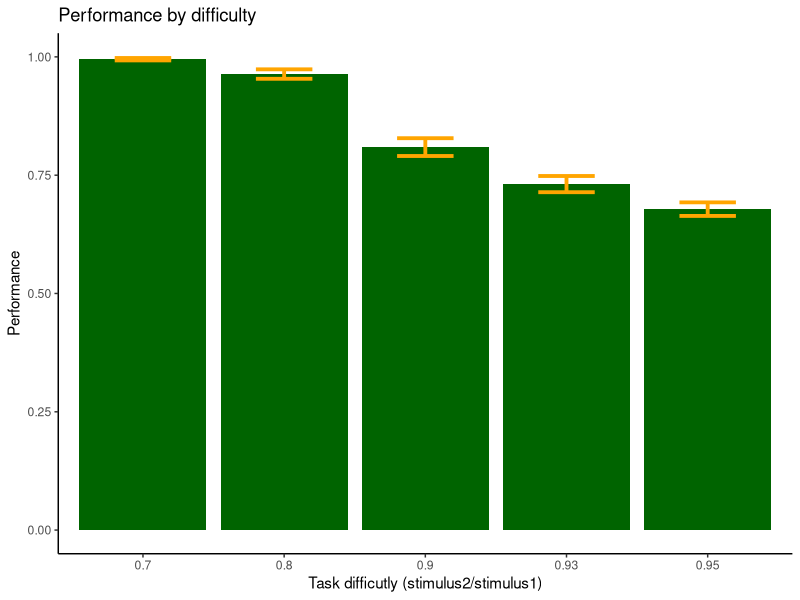
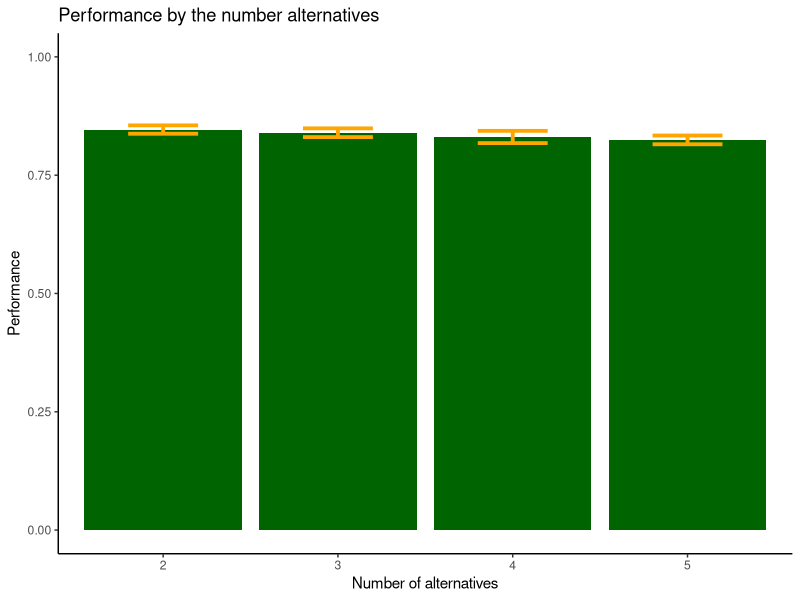
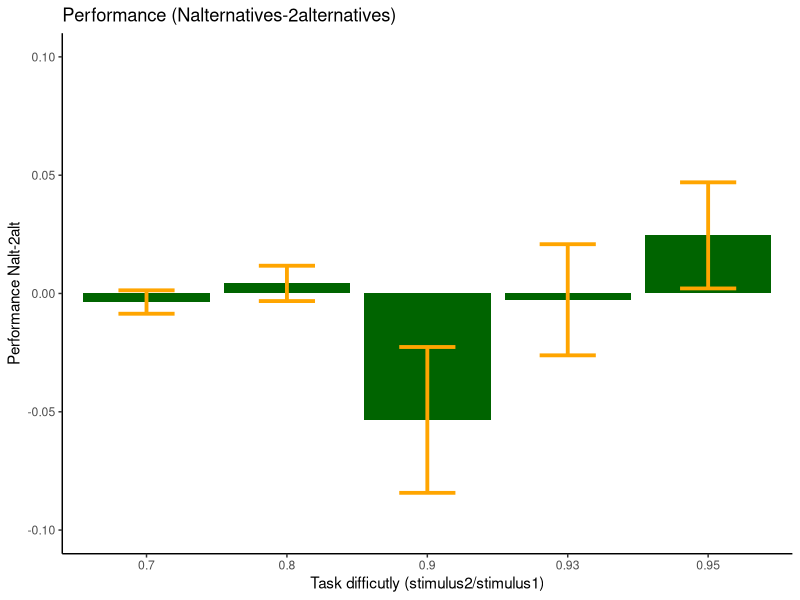

Here is the R script that generated these plots, in order:
library(tidyverse)

# -------------------------------------------------------------------------------------------------

data <- read.csv2('data_experiment2.csv')
data <- as_tibble(data)
data$Correct = as.logical(data$Correct)

# ----------------------------------------------------------------------------------------------------

####---- performance by difficulty ----####

data %>%
  group_by(Nsujeto, StimVal) %>%  
  summarize(perf = mean(binary_correct)) %>% 
  ggplot(aes(x=as.factor(StimVal),
             y=perf))+
  stat_summary(fun.data = mean_se,
               geom='bar', fill='darkgreen')+
  stat_summary(fun.data = mean_se,
               geom='errorbar', color='orange', width=0.4, size=1.3)+
  ylim(c(0,1))+
  xlab('Task difficutly (stimulus2/stimulus1)')+
  ylab('Performance')+
  ggtitle('Performance by difficulty')+
  theme_classic()

####---- performance by amount of alternatives ----####

data %>%
  group_by(Nsujeto, Nalternativas) %>%
  summarize(perf=mean(binary_correct)) %>%
  ggplot(aes(x=as.factor(Nalternativas),
             y=perf))+
  stat_summary(fun.data = mean_se,
               geom='bar', fill='darkgreen')+
  stat_summary(fun.data = mean_se,
               geom='errorbar', color='orange', width=0.4, size=1.3)+
  ylim(c(0,1))+
  xlab('Number of alternatives')+
  ylab('Performance')+
  ggtitle('Performance by the number alternatives')+
  theme_classic()

####---- performance N alternatives - 2 alternatives ----####

levels <- sort(unique(data$StimVal))
nsubj  <- max(data$Nsujeto)
perf_data <- matrix(NA, nsubj, 5) # 5 levels of difficulty

for(i in 1:nsubj){
  subj <- data[data$Nsujeto==i,]
  temp <- c()
  
  
  for(k in levels){
    indx3 <- which(subj$StimVal==k & subj$Nalternativas==3)  ## change here to see the subtraction between N and 2 alt
    indx2 <-  which(subj$StimVal==k & subj$Nalternativas==2)
    temp <- c(temp, mean(subj[indx3,]$binary_correct)-mean(subj[indx2,]$binary_correct))
  }
  
  
  perf_data[i,] <- temp
  
}

# standard error of mean 
level1 <- mean_se(perf_data[,1])
level2 <- mean_se(perf_data[,2])
level3 <- mean_se(perf_data[,3])
level4 <- mean_se(perf_data[,4])
level5 <- mean_se(perf_data[,5])

# plot
graphdata <- data.frame(names = levels, 
                        values = colMeans(perf_data))

graphdata %>%
  ggplot(aes(x=as.factor(levels),y=values))+
  geom_col(fill='darkgreen')+
  geom_errorbar(aes(x=as.factor(levels), ymin=c(level1$ymin, level2$ymin, level3$ymin,
                                                level4$ymin, level5$ymin), 
                    ymax=c(level1$ymax,level2$ymax,level3$ymax, level4$ymax, level5$ymax)),
                width=0.4, size=1.3, color='orange')+
  ylim(c(-0.1,0.1))+
  ggtitle('Performance (Nalternatives-2alternatives)')+
  ylab('Performance Nalt-2alt')+
  xlab('Task difficutly (stimulus2/stimulus1)')+
  theme_classic()